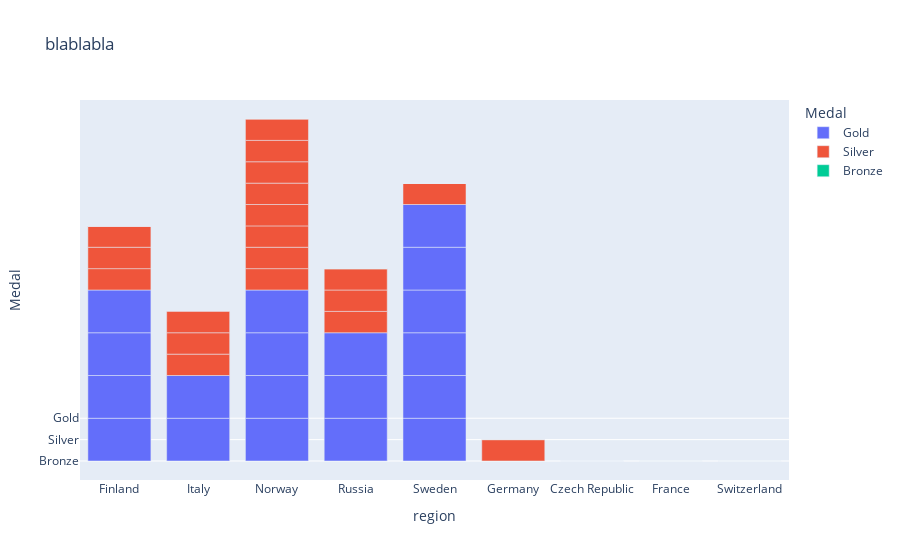

Here is the notebook cell this chart was saved with:
### Code cell
import plotly.express as px

fig = px.bar(
    relay,
    x="region",
    y="Medal",
    color="Medal",
    labels={"Sport": "Sport", "0": "Number of medals"},
    title="blablabla",
)
fig.show()

### Figure 1 — Plotly figure (JSON) as saved in the notebook; plotly's stock layout.template omitted (floating-point values rounded to 4 significant figures)
{"data": [{"alignmentgroup": "True", "hovertemplate": "Medal=%{y}<br>region=%{x}<extra></extra>", "legendgroup": "Gold", "marker": {"color": "#636efa", "pattern": {"shape": ""}}, "name": "Gold", "offsetgroup": "Gold", "orientation": "v", "showlegend": true, "textposition": "auto", "type": "bar", "x": ["Finland", "Italy", "Norway", "Norway", "Russia", "Sweden", "Russia", "Italy", "Norway", "Sweden", "Finland", "Sweden", "Sweden", "Finland", "Sweden", "Finland", "Norway", "Sweden", "Russia"], "xaxis": "x", "y": ["Gold", "Gold", "Gold", "Gold", "Gold", "Gold", "Gold", "Gold", "Gold", "Gold", "Gold", "Gold", "Gold", "Gold", "Gold", "Gold", "Gold", "Gold", "Gold"], "yaxis": "y"}, {"alignmentgroup": "True", "hovertemplate": "Medal=%{y}<br>region=%{x}<extra></extra>", "legendgroup": "Silver", "marker": {"color": "#EF553B", "pattern": {"shape": ""}}, "name": "Silver", "offsetgroup": "Silver", "orientation": "v", "showlegend": true, "textposition": "auto", "type": "bar", "x": ["Italy", "Italy", "Norway", "Sweden", "Germany", "Norway", "Russia", "Norway", "Russia", "Norway", "Norway", "Norway", "Norway", "Russia", "Italy", "Norway", "Finland", "Finland", "Finland"], "xaxis": "x", "y": ["Silver", "Silver", "Silver", "Silver", "Silver", "Silver", "Silver", "Silver", "Silver", "Silver", "Silver", "Silver", "Silver", "Silver", "Silver", "Silver", "Silver", "Silver", "Silver"], "yaxis": "y"}, {"alignmentgroup": "True", "hovertemplate": "Medal=%{y}<br>region=%{x}<extra></extra>", "legendgroup": "Bronze", "marker": {"color": "#00cc96", "pattern": {"shape": ""}}, "name": "Bronze", "offsetgroup": "Bronze", "orientation": "v", "showlegend": true, "textposition": "auto", "type": "bar", "x": ["Sweden", "Germany", "Russia", "Czech Republic", "Russia", "Czech Republic", "Sweden", "France", "Norway", "Sweden", "Switzerland", "Finland", "Finland", "Finland", "Sweden", "Finland", "Finland", "Russia", "Finland"], "xaxis": "x", "y": ["Bronze", "Bronze", "Bronze", "Bronze", "Bronze", "Bronze", "Bronze", "Bronze", "Bronze", "Bronze", "Bronze", "Bronze", "Bronze", "Bronze", "Bronze", "Bronze", "Bronze", "Bronze", "Bronze"], "yaxis": "y"}], "layout": {"barmode": "relative", "legend": {"title": {"text": "Medal"}, "tracegroupgap": 0}, "title": {"text": "blablabla"}, "xaxis": {"anchor": "y", "domain": [0, 1], "title": {"text": "region"}}, "yaxis": {"anchor": "x", "categoryarray": ["Bronze", "Silver", "Gold"], "categoryorder": "array", "domain": [0, 1], "title": {"text": "Medal"}}}}
